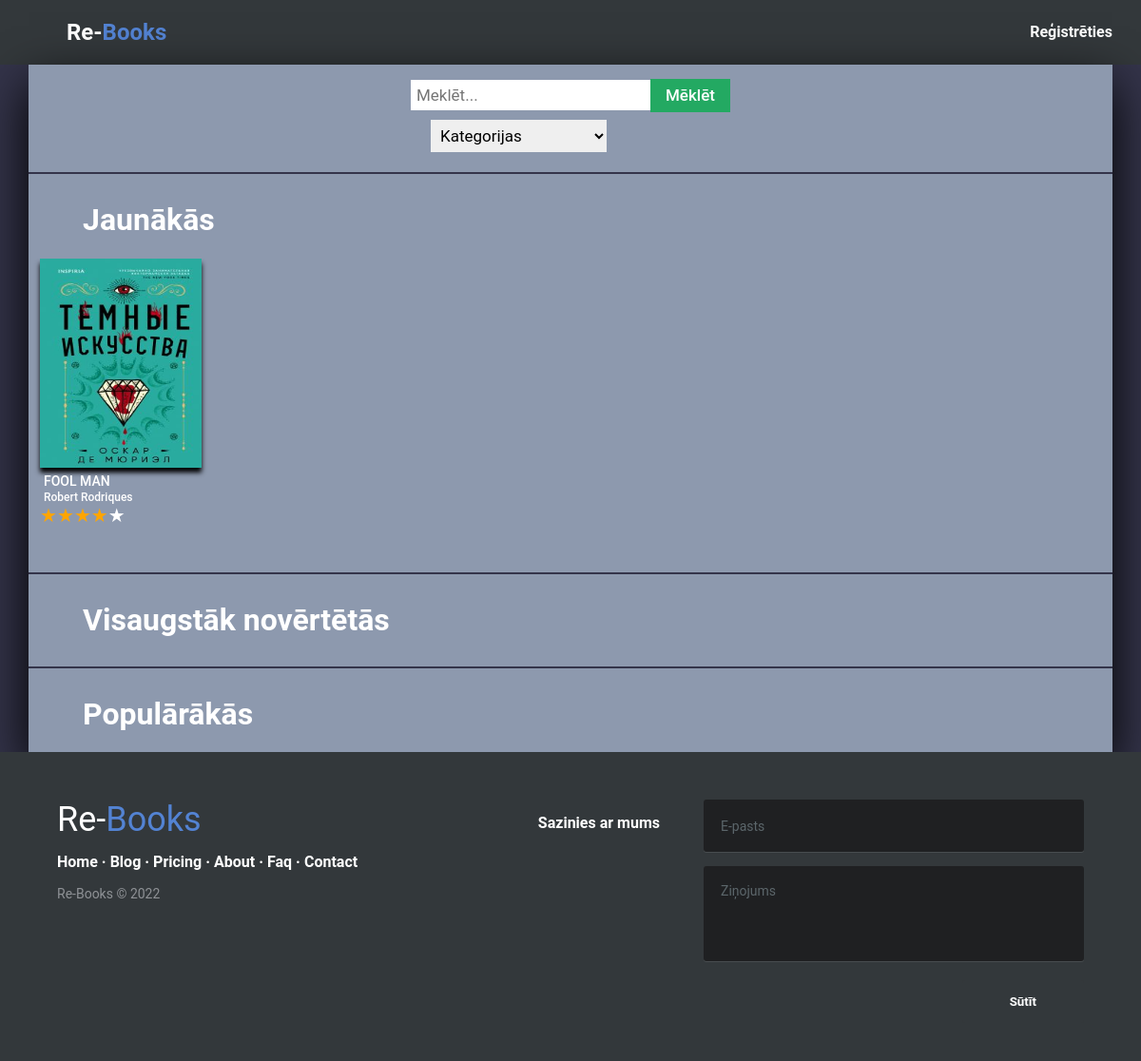
Before: / with the older database file.
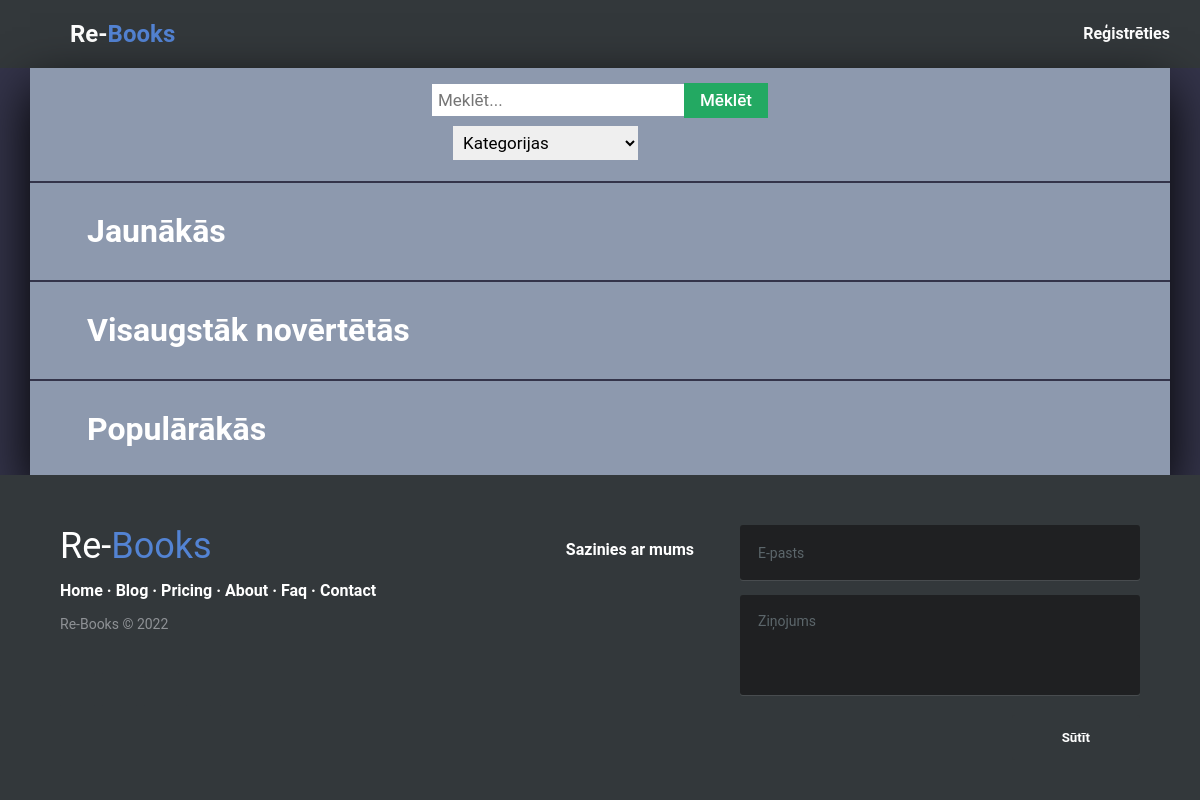
After: the same page with the newer database file.
### tables this page shows
CREATE TABLE IF NOT EXISTS `books` (
  `bookID` int NOT NULL AUTO_INCREMENT,
  `title` varchar(255) DEFAULT NULL,
  `author` varchar(100) DEFAULT NULL,
  `description` varchar(1000) DEFAULT NULL,
  `image` varchar(500) DEFAULT NULL,
  `category` varchar(100) DEFAULT NULL,
  `date` date DEFAULT NULL,
  `clicks` bigint DEFAULT NULL,
  PRIMARY KEY (`bookID`)
);

### index.php (the view, shortened to what this page needs)
<?php
    require_once "vendor/connect.php";
    $books = "SELECT
        b.bookID
        , b.title
        , b.author
        , b.image
        , (Case When SUM(r.rateIndex)/cout.cout then SUM(r.rateIndex)/cout.cout ELSE 0 END) as total
    FROM books AS b
    LEFT JOIN ratingsystem AS r
        ON b.bookID = r.FK_bookID
    LEFT JOIN (SELECT FK_bookID AS 'book_ID', COUNT(rateIndex) AS 'cout' FROM ratingsystem GROUP BY FK_bookID) AS cout
        ON r.FK_bookID = cout.book_ID
    GROUP BY cout.book_ID, b.bookID, cout.cout";
    $books_result = mysqli_query($conn, $books) or die("Connection failed");
    for ($bookdata = []; $row = mysqli_fetch_assoc($books_result); $bookdata[] = $row);
?>
<!DOCTYPE html>
<html lang="en">
<head>
    <link rel="stylesheet" href="./assets/css/style.css">
    <link rel="stylesheet" href="./assets/css/nav-bar.css">
    <link rel="stylesheet" href="./assets/css/footer.css">
    <link rel="stylesheet" href="./assets/css/book.css">
    <link rel="stylesheet" href="./assets/css/index.css">
    <link href="http://fonts.cdnfonts.com/css/roboto" rel="stylesheet">
    <link rel="stylesheet" href="https://cdn.jsdelivr.net/npm/swiper/swiper-bundle.min.css"/>
</head>
<body>
    <div class="wrapper">
        <?php include 'assets/views/nav-bar.php';?>
        <div class="main">
            <div class="search-area">
                <form method = "POST">
                    <div class="search-bar">
                        <input type="text" name="search" placeholder="Meklēt...">
                        <button type="submit" name="submit">Mēklēt</button>
                    </div>
                </form>
                <div class="category-bar">
                    <select name="category" id="category" style = "z-index: auto ; " onfocus='this.size=5;' onblur='this.size=1;' onchange='this.size=1; this.blur();'>
                        <option value="category" disabled selected>Kategorijas</option>
                    </select>
                </div>
            </div>
            <hr color="#34344A">
            <div class="slider swiper">
                <div class="new-books">
                    <h1>Jaunākās</h1>
                    <div class="swiper mySwiper">
                        <div class="swiper-wrapper">
                            <?php foreach ($bookdata as $book) { ?>
                                <div class="swiper-slide">
                                    <div class="book-cover mySwiper">
                                        <span class="link">
                                            <a href="book-page.php?bookID=<?=$book['bookID'];?>">
                                                <div class="book-img slide">
                                                    <img src="<?= $book['image']?>" alt="" width="170px" height="220px">
                                                </div>
                                            </a>
                                            <div class="book-title">
                                                <p class="book-name"><?= $book['title'] ?></p>
                                                <p class="author"><?= $book['author'] ?></p>
                                                <div class="rating" data-total-value="<?php echo round($book['total'], 0) ?>">
                                                    <div class="rating-item" data-item-value="5">★</div>
                                                    <div class="rating-item" data-item-value="4">★</div>
                                                    <div class="rating-item" data-item-value="3">★</div>
                                                    <div class="rating-item" data-item-value="2">★</div>
                                                    <div class="rating-item" data-item-value="1">★</div>
                                                </div>
                                            </div>
                                        </span>
                                    </div>
                                </div>
                            <?php }?>
                        </div>
                    </div>
                </div>
            </div>
            <hr color="#34344A">
            <div class="slider swiper">
                <div class="new-books">
                    <h1>Visaugstāk novērtētās</h1>
                </div>
            </div>
            <hr color="#34344A">
            <div class="slider swiper">
                <div class="new-books">
                    <h1>Populārākās</h1>
                </div>
            </div>
        </div>
    </div>
</body>
</html>

### assets/views/nav-bar.php (shortened to what this page needs)
<nav class="nav-bar-wrapper">
    <div class="nav-bar">
        <ul>
            <h2 class="logo"><a href="index.php">Re-<span>Books</span></a></h2>
            <li class="log-reg-panel">
					<?php
						if (isset($_SESSION['user'])) {
							echo '<a href="register.php">' . $_SESSION['user']['username'] . '</a>';
						} else{
							echo '<a href="register.php">Reģistrēties</a>';
						}
					?>
			</li>
        </ul>
    </div>
</nav>

### assets/css/style.css (style rules this page uses)
* { font-family: Roboto; }
html, body { height: 100%; margin: 0; background-color: #34344A; color: white; }
.wrapper { min-height: 100%; display: flex; flex-direction: column; }
.main { flex: 1 1 auto; width: 1140px; margin: auto; background-color: #8d99ae; box-shadow: 0 20px 50px black; }

### assets/css/nav-bar.css (style rules this page uses)
.nav-bar ul { list-style-type: none; margin: 0; text-decoration: none; display: flex; }
h2 span { color: #5383d3; }
.nav-bar li { text-decoration: none; font-weight: bolder; font-size: 16px; margin-left: 30px; }
.nav-bar li, a { text-decoration: none; color: white; margin-top: auto; margin-bottom: auto; }
.nav-bar-wrapper { background-color: #33383b; min-height: 50px; }
.nav-bar { width: 1140px; margin: auto }
.logo { margin-right: auto; }

### assets/css/footer.css (style rules this page uses)
.footer-distributed { background: #33383B; box-shadow: 0 1px 1px 0 rgba(0, 0, 0, 0.12); box-sizing: border-box; width: 100%; font: bold 16px sans-serif; text-align: left; padding: 50px 60px 40px; overflow: hidden; }
.footer-distributed .footer-left { float: left; }
.footer-distributed h3 { color: #ffffff; font: normal 36px 'Roboto', cursive; margin: 0 0 10px; }
.footer-distributed h3 span { color: #5383d3; }
.footer-distributed .footer-links { color: #ffffff; margin: 0 0 10px; padding: 0; }
.footer-distributed .footer-links a { display:inline-block; line-height: 1.8; text-decoration: none; color: inherit; }
.footer-distributed .footer-company-name { color: #8f9296; font-size: 14px; font-weight: normal; margin: 0; }
.footer-distributed .footer-icons { margin-top: 40px; }
.footer-distributed .footer-icons a { display: inline-block; width: 35px; height: 35px; cursor: pointer; background-color: #33383b; border-radius: 2px; font-size: 20px; color: #ffffff; text-align: center; line-height: 35px; margin-right: 3px; margin-bottom: 5px; }
.footer-distributed .footer-right { float: right; }
.footer-distributed .footer-right p { display: inline-block; vertical-align: top; margin: 15px 42px 0 0; color: #ffffff; }
.footer-distributed form { display: inline-block; }
.footer-distributed form input, .footer-distributed form textarea { display: block; border-radius: 3px; box-sizing: border-box; background-color: #1f2022; box-shadow: 0 1px 0 0 rgba(255, 255, 255, 0.1); border: none; resize: none; font: inherit; font-size: 14px; font-weight: normal; color: #d1d2d2; width: 400px; padding: 18px; }
.footer-distributed form input { height: 55px; margin-bottom: 15px; }
.footer-distributed form textarea { height: 100px; margin-bottom: 20px; }
.footer-distributed form button { border-radius: 3px; background-color: #33383b; color: #ffffff; border: 0; padding: 15px 50px; font-weight: bold; float: right; }

### assets/css/index.css (style rules this page uses)
hr { background-color: black; }
.search-area { width: 1140px; text-align: center; background-color: #8d99ae; min-height: 90px; margin-top: 15px; }
.search-bar input[type=text] { padding: 6px; border: none; font-size: 17px; outline:none }
.search-area button { background-color: #23A962; border-style: none; box-sizing: border-box; color: #fff; cursor: pointer; display: inline-block; font-size: 17px; font-weight: 500; height: 35px; list-style: none; outline: none; padding: 0px 16px; margin-left: -4px; text-align: center; text-decoration: none; transition: color 100ms; touch-action: manipulation; }
.category-bar select { position: absolute; padding: 6px; border: none; margin-top: 8px; margin-left: -147px; font-size: 17px; width: 15.45%; outline:none; z-index: 3; }
.new-books h1 { padding-left: 5%; }
.swiper { margin-left: auto; margin-right: auto; }
.swiper-slide { display: flex; justify-content: center; margin-right: 0; }
.rating { -khtml-user-select: none; user-select: none; display: inline-flex; flex-direction: row-reverse; margin-top: 10px; }
.rating-item { color: white; font-size: 20px; transition: .2s; }
.rating[data-total-value="1"] .rating-item:nth-child(n + 5), .rating[data-total-value="2"] .rating-item:nth-child(n + 4), .rating[data-total-value="3"] .rating-item:nth-child(n + 3), .rating[data-total-value="4"] .rating-item:nth-child(n + 2), .rating[data-total-value="5"] .rating-item:nth-child(n + 1) { color:orange; }

Changed rows visible on the page:
removed books: image (picture), title "FOOL MAN", author "Robert Rodriques", $book['total'] 4 (drawn)
